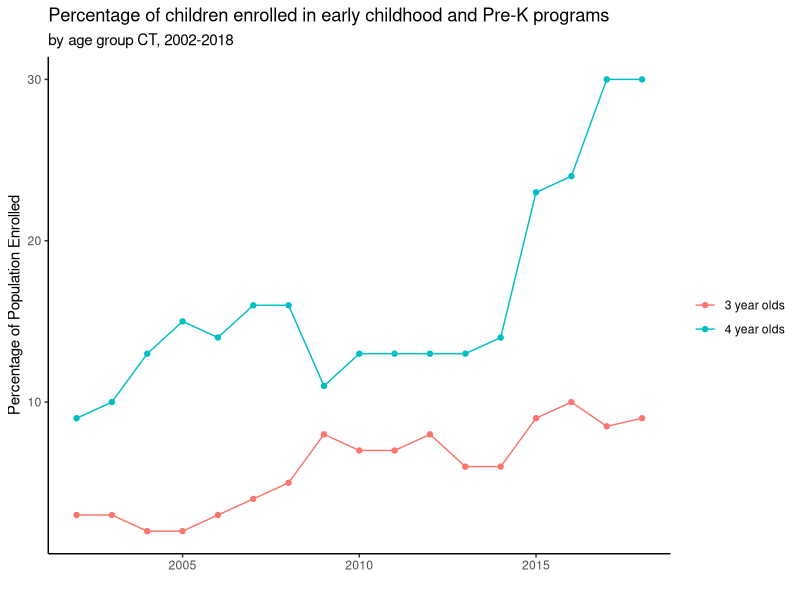

This chart was generated by the following R code: (Note: this script raises an error after producing the figure.)
## ---- chunk 1
#| label: fig-pct-enroll
#| echo: false
#| message: false
#| warning: false
#| fig-cap: Quick Example Plot without CT Colors

library(ggplot2)
library(dplyr)

four_yo <- c(9,10,13,15,14,16,16,11,13,13,13,13,14,23,24,30,30)
three_yo <- c(3,3,2,2,3,4,5,8,7,7,8,6,6,9,10,8.5,9)

prek_enrollment <- 
  dplyr::tibble(
    pct_enroll = c(four_yo, three_yo),
    year = c(2002:2018, 2002:2018),
    age = c(rep("4 year olds", 17), rep("3 year olds", 17))
  )

basic_plot <- 
  ggplot(prek_enrollment, aes(year, pct_enroll)) +
  geom_point(aes(col = age)) +
  geom_line(aes(col = age)) +
  theme_classic() +
  labs(
    title = 
    "Percentage of children enrolled in early childhood and Pre-K programs",
    subtitle = "by age group CT, 2002-2018",
    col = "",
    x = "",
    y = "Percentage of Population Enrolled"
  )

basic_plot

#TODO add guides
#TODO add proper colors
#TODO add source caption
#TODO more years on x axis
#TODO remove y axis line
  
  
  
## ---- chunk 2
#| label: fig-pct-enroll-ct
#| echo: false
#| message: false
#| warning: false
#| fig-cap: "Source: [@ct-rdl-2024]"


blue <- list_color_hex_codes$list_ct_primary_colors$primary
orange <- list_color_hex_codes$list_ct_secondary_colors$secondary

basic_plot +
   scale_color_manual(values = c(blue, orange)) +
  theme_ct_vertical() +
  theme_poppins_bold_all() +
  theme(
    title = element_text(size = 8)
  )
 

## ---- chunk 3
#| label: fig-pct-wbach
#| echo: false
#| message: false
#| warning: false
#| fig-cap: "___Source:___ [@ct-rdl-2024]"

# data

pct_wbach <- 
  dplyr::tibble(
    year = c(rep(2010:2017,2)),
    grp = c(rep("CT", 8), rep("US", 8)),
    pct = c(
      35.5, 36.2, 37.1, 37.2, 38.0, 38.3, 38.6, 38.7,
      28.2, 28.5, 29.1, 29.6, 30.1, 30.6, 31.3, 32.0
    )
  ) |> 
  dplyr::mutate(grp = factor(grp, levels = c("CT", "US")))

db <- list_color_hex_codes$list_ct_primary_colors$primary_shade2
lb <- list_color_hex_codes$list_ct_primary_colors$primary


ggplot(pct_wbach, aes(x = year, y = pct, colour = grp)) +
  geom_point() +
  geom_line() +
  geom_text(
    aes(label = pct),
    nudge_y = 1,
    show.legend = FALSE
  ) +
  scale_y_continuous(
    expand = c(0,6)
  ) +
  scale_x_continuous(n.breaks = 8) +
  scale_color_manual(values = c(lb,db)) +
  theme_ct_vertical() +
  theme_poppins_bold_all() +
  theme(
    title = element_text(size = 8.5),
    legend.direction = "horizontal",
    legend.position = "inside",
    legend.position.inside = c(0.8, 1.0)
  ) +
  labs(
    title = "Percentage of population 25 years and older with a bachelor's degree or higher",
    subtitle = "CT and US, 2010-2017",
    y = "PERCENTAGE OF POPULATION",
    x = "",
    col = ""
  )

## ---- chunk 4
#| label: fig-pct-edu-attn
#| echo: false
#| message: false
#| warning: false
#| fig-cap: "___Source:___ [@placeholder1]"

# data

grp_levels <- c("CT", "NH White", "Hispanic", "Black", "Asian")
degree_levels <- c("Less than Highschool", "High School diploma or equivalent",
                   "Some college or Associate's degree", "Bachelor's Degree",
                   "Gradute or professional degree")

edu_attn <- 
  tidyr::expand_grid(grp_levels, degree_levels) |> 
  dplyr::tibble(
    pct = c(
      0.096, 0.271, 0.246, 0.214, 0.173,
      0.056, 0.256, 0.249, 0.244, 0.195,
      0.284, 0.329, 0.329, 0.096, 0.065,
      0.125, 0.378, 0.298, 0.120, 0.120,
      0.110, 0.128, 0.117, 0.302, 0.344
    )
  ) |> 
  dplyr::rename(
    grp = grp_levels,
    degree = degree_levels
  ) |> 
  dplyr::mutate(
    grp = factor(grp, levels = grp_levels),
    degree = factor(degree, levels = degree_levels)
  ) |> 
  group_by(grp) |> 
  mutate(label_y = cumsum(pct)) |> 
  ungroup() |> 
  mutate(
    label = paste0(pct * 100, "%")
  )

# what probably needs to happen is take current pct/2 and then add it to
# the full pcts of the previous levels

# plot
blues <- 
  list_color_hex_codes$list_ct_primary_colors |> 
  purrr::map_vec(purrr::pluck) |> 
  unname()

ggplot(edu_attn, aes(x = grp, y = pct, fill = degree)) +
  geom_col(
    col = "white", 
    position = position_stack(reverse = TRUE)
  ) +
  geom_text(aes(label = label, y = label_y), size = 3) +
  coord_flip() +
  scale_fill_manual(values = blues) +
  theme_ct_horizontal() +
  theme_poppins_bold_all() +
  theme(
    legend.position = "top",
    legend.direction = "horizontal",
    legend.text = element_text(size = 7),
    legend.key.size = unit(5, "mm"),
    axis.text.x = element_blank()
  ) +
  labs(
    x = "",
    y = "PERCENTAGE OF POPULATION",
    fill = ""
  ) +
  guides(
    fill = guide_legend(byrow = TRUE, nrow = 2)
  )


